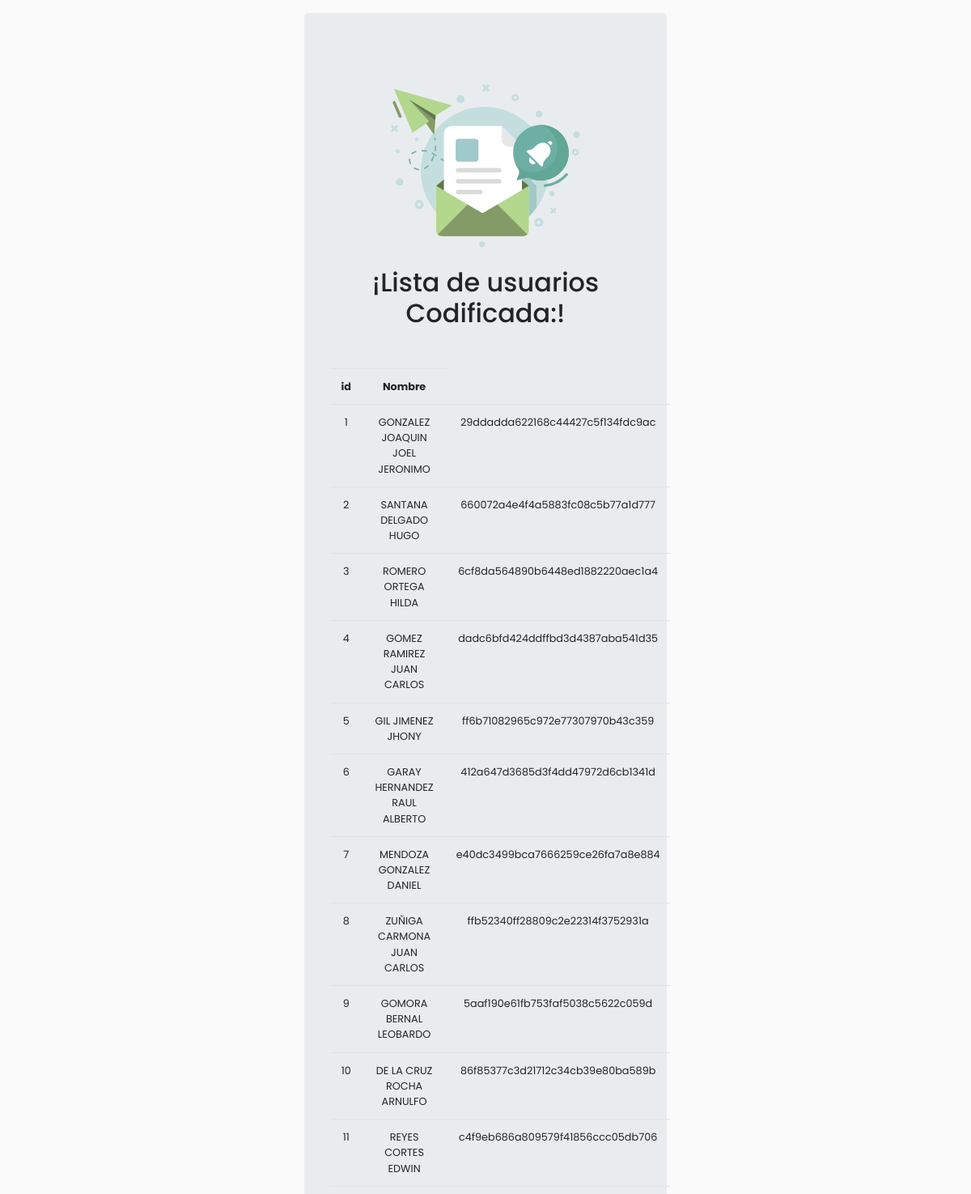
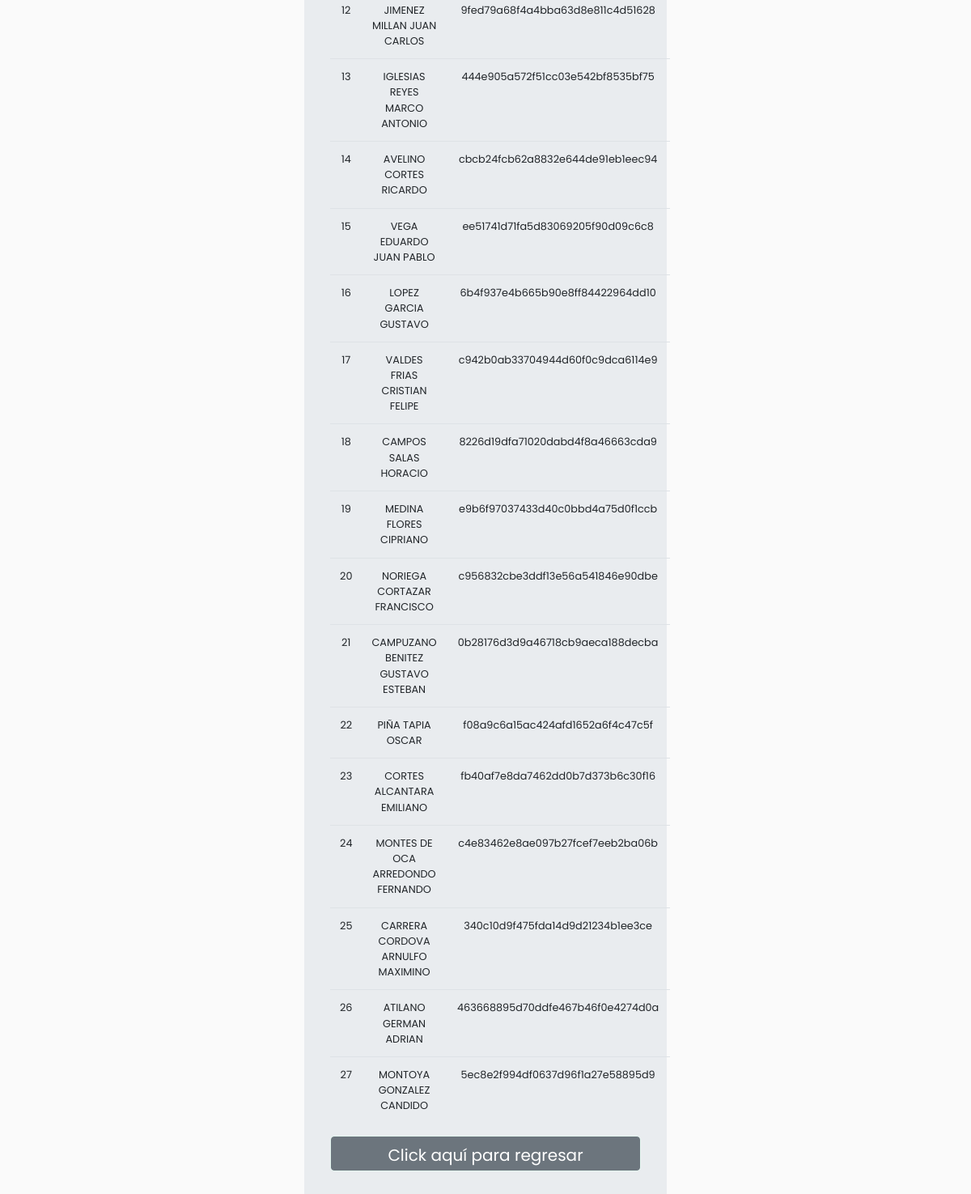
Page /protected/php/codificador.php on the committed database (2 pictures, top to bottom).
### tables this page shows
CREATE TABLE "dataEmpleados" (
	`id`	INTEGER PRIMARY KEY AUTOINCREMENT UNIQUE,
	`NumEmpleado`	TEXT,
	`Nombre`	TEXT,
	`Genero`	TEXT,
	`Corporativo`	TEXT,
	`Empresa`	TEXT,
	`Puesto`	TEXT,
	`SeguroSos`	TEXT,
	`RazonSocial`	TEXT,
	`correoElect`	TEXT,
	`Telefono`	TEXT,
	`codeMd5`	TEXT
);

### protected/php/codificador.php (the view, shortened to what this page needs)
<!DOCTYPE html>
<html lang="es">
<head>
	<link rel="stylesheet" href="../css/bootstrap.min.css">
	<link rel="stylesheet" href="../css/all.css">
	<link rel="stylesheet" href="../css/animate.css">
	<link rel="stylesheet" href="../css/style.css">
</head>
<body>
	 <div class="container-fluid animated fadeIn">
	 	<div class="abs-center">
		 		<div class="bg-muted form p-3">
		 			<div class="row">
		 				<div class="col-12 text-center jumbotron">
				 			<img src="../img/mail.svg" class="img-fluid mx-auto animated swing delay-2s" style="width: 250px;">
				 			<h2>¡Lista de usuarios Codificada:!</h2>
				 			<br>
				 			<p>
				 			<table class="table" style="font-size: .8em;">
				 				<tr>
				 					<th>id</th>
				 					<th>Nombre</th>
				 				</tr>
				 				<?php
								$con = new SQLite3("../data/nom035.db") or die("Problemas para conectar");
								$cs = $con -> query("SELECT id,NumEmpleado,Nombre FROM dataEmpleados ORDER BY id");
								while ($resul = $cs -> fetchArray()) {
									$id = $resul['id'];
									$nombre = $resul['Nombre'];
									echo '
									<tr>
									<td>'.$id.'</td>
									<td>'.$nombre.'</td>
									<td>'.md5($nombre).'</td>
									</tr>
									';
								}
				 				 ?>
				 			</table>
				 			</p>
				 			<a href="../" class="btn btn-secondary btn-lg form-control">Click aquí para regresar</a>
			 			</div>
			 		</div>
			 	</div>
	 	</div>
	 </div>
</body>
</html>

### css/style.css (style rules this page uses)
body { font-family: 'Poppins', sans-serif; background: #fafafa; }
a { text-decoration: none; transition-duration: .3s; }
a:link { text-decoration: none; }
.form-control { border: 1px solid #E4F5EF; }
.abs-center { display: flex; align-items: center; justify-content: center; min-height: 100vh; }
.form { width: 450px; }

### rows in the picture
dataempleados: id "1", Nombre "GONZALEZ JOAQUIN JOEL JERONIMO", Nombre "29ddadda622168c44427c5f134fdc9ac"
dataempleados: id "2", Nombre "SANTANA DELGADO HUGO", Nombre "660072a4e4f4a5883fc08c5b77a1d777"
dataempleados: id "3", Nombre "ROMERO ORTEGA HILDA", Nombre "6cf8da564890b6448ed1882220aec1a4"
dataempleados: id "4", Nombre "GOMEZ RAMIREZ JUAN CARLOS", Nombre "dadc6bfd424ddffbd3d4387aba541d35"
dataempleados: id "5", Nombre "GIL JIMENEZ JHONY", Nombre "ff6b71082965c972e77307970b43c359"
dataempleados: id "6", Nombre "GARAY HERNANDEZ RAUL ALBERTO", Nombre "412a647d3685d3f4dd47972d6cb1341d"
dataempleados: id "7", Nombre "MENDOZA GONZALEZ DANIEL", Nombre "e40dc3499bca7666259ce26fa7a8e884"
dataempleados: id "8", Nombre "ZUÑIGA CARMONA JUAN CARLOS", Nombre "ffb52340ff28809c2e22314f3752931a"
dataempleados: id "9", Nombre "GOMORA BERNAL LEOBARDO", Nombre "5aaf190e61fb753faf5038c5622c059d"
dataempleados: id "10", Nombre "DE LA CRUZ ROCHA ARNULFO", Nombre "86f85377c3d21712c34cb39e80ba589b"
dataempleados: id "11", Nombre "REYES CORTES EDWIN", Nombre "c4f9eb686a809579f41856ccc05db706"
dataempleados: id "12", Nombre "JIMENEZ MILLAN JUAN CARLOS", Nombre "9fed79a68f4a4bba63d8e811c4d51628"
dataempleados: id "13", Nombre "IGLESIAS REYES MARCO ANTONIO", Nombre "444e905a572f51cc03e542bf8535bf75"
dataempleados: id "14", Nombre "AVELINO CORTES RICARDO", Nombre "cbcb24fcb62a8832e644de91eb1eec94"
dataempleados: id "15", Nombre "VEGA EDUARDO JUAN PABLO", Nombre "ee51741d71fa5d83069205f90d09c6c8"
dataempleados: id "16", Nombre "LOPEZ GARCIA GUSTAVO", Nombre "6b4f937e4b665b90e8ff84422964dd10"
dataempleados: id "17", Nombre "VALDES FRIAS CRISTIAN FELIPE", Nombre "c942b0ab33704944d60f0c9dca6114e9"
dataempleados: id "18", Nombre "CAMPOS SALAS HORACIO", Nombre "8226d19dfa71020dabd4f8a46663cda9"
dataempleados: id "19", Nombre "MEDINA FLORES CIPRIANO", Nombre "e9b6f97037433d40c0bbd4a75d0f1ccb"
dataempleados: id "20", Nombre "NORIEGA CORTAZAR FRANCISCO", Nombre "c956832cbe3ddf13e56a541846e90dbe"
dataempleados: id "21", Nombre "CAMPUZANO BENITEZ GUSTAVO ESTEBAN", Nombre "0b28176d3d9a46718cb9aeca188decba"
dataempleados: id "22", Nombre "PIÑA TAPIA OSCAR", Nombre "f08a9c6a15ac424afd1652a6f4c47c5f"
dataempleados: id "23", Nombre "CORTES ALCANTARA EMILIANO", Nombre "fb40af7e8da7462dd0b7d373b6c30f16"
dataempleados: id "24", Nombre "MONTES DE OCA ARREDONDO FERNANDO", Nombre "c4e83462e8ae097b27fcef7eeb2ba06b"
dataempleados: id "25", Nombre "CARRERA CORDOVA ARNULFO MAXIMINO", Nombre "340c10d9f475fda14d9d21234b1ee3ce"
dataempleados: id "26", Nombre "ATILANO GERMAN ADRIAN", Nombre "463668895d70ddfe467b46f0e4274d0a"
dataempleados: id "27", Nombre "MONTOYA GONZALEZ CANDIDO", Nombre "5ec8e2f994df0637d96f1a27e58895d9"
